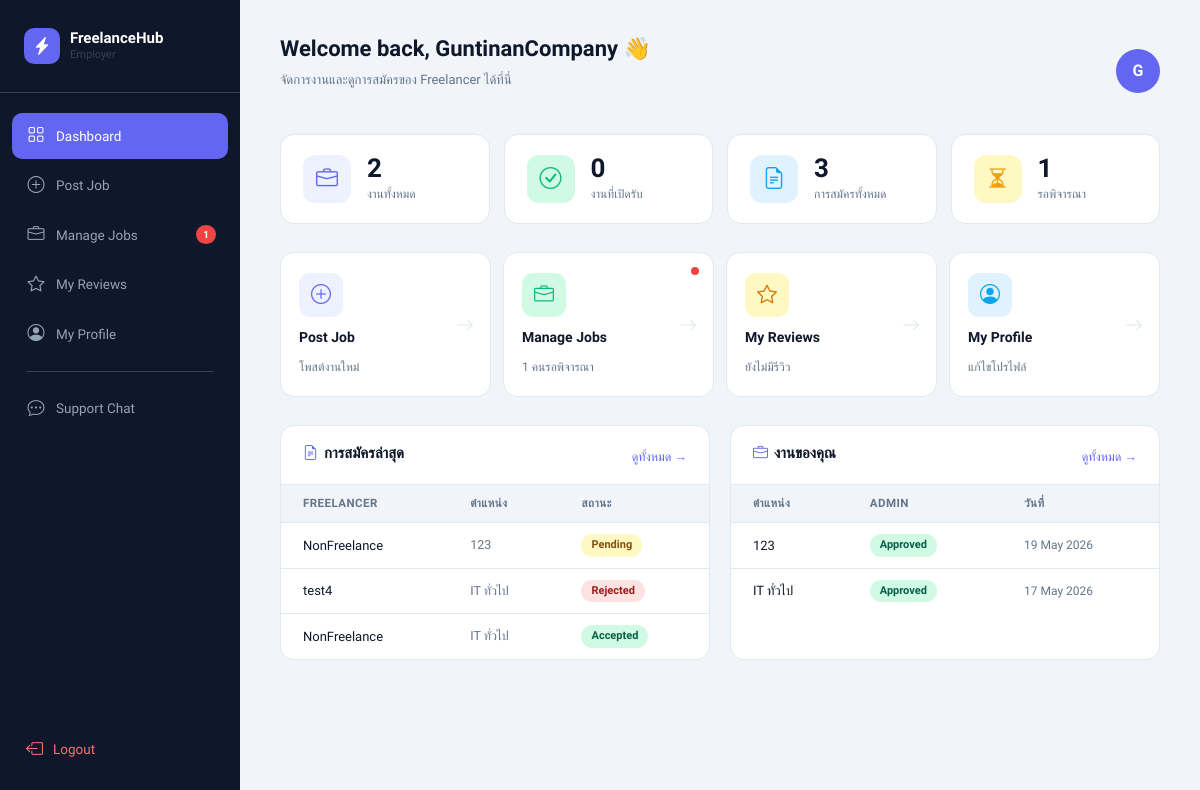
/employer_dashboard.php (signed in), run on an earlier commit of the app's database.
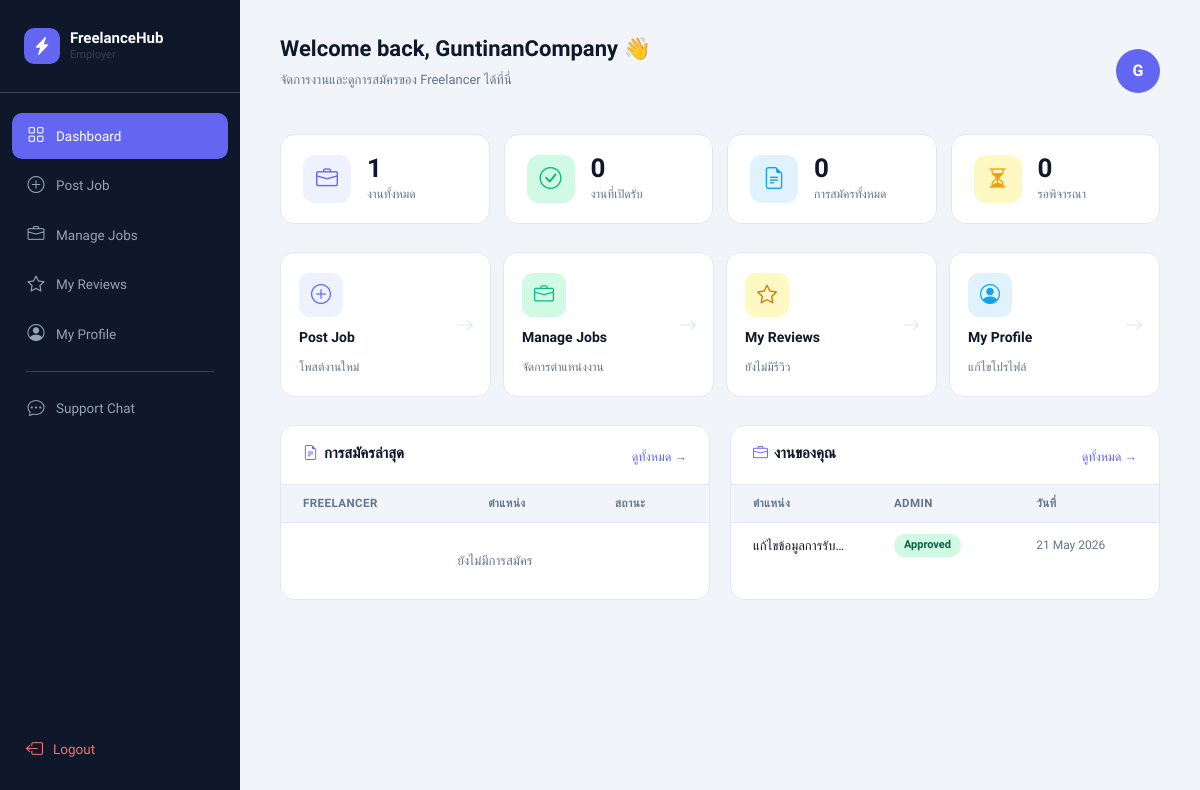
And on a later commit of the database.
### tables this page shows
CREATE TABLE `job_application` (
  `application_id` int(11) NOT NULL,
  `job_id` int(11) DEFAULT NULL,
  `freelancer_id` int(11) DEFAULT NULL,
  `apply_date` timestamp NOT NULL DEFAULT current_timestamp(),
  `status` varchar(50) DEFAULT 'pending'
);

CREATE TABLE `users` (
  `user_id` int(11) NOT NULL,
  `username` varchar(50) DEFAULT NULL,
  `email` varchar(100) DEFAULT NULL,
  `password` varchar(255) DEFAULT NULL,
  `fullname` varchar(100) DEFAULT NULL,
  `phone` varchar(20) DEFAULT NULL,
  `role` enum('admin','employer','freelancer') DEFAULT NULL,
  `created_at` timestamp NOT NULL DEFAULT current_timestamp(),
  `latitude` double DEFAULT NULL,
  `longitude` double DEFAULT NULL
);

CREATE TABLE `job` (
  `job_id` int(11) NOT NULL,
  `employer_id` int(11) NOT NULL,
  `title` varchar(255) NOT NULL,
  `description` text NOT NULL,
  `location` varchar(255) NOT NULL,
  `salary` decimal(10,2) DEFAULT 0.00,
  `latitude` double DEFAULT NULL,
  `longitude` double DEFAULT NULL,
  `deadline` datetime DEFAULT NULL,
  `status` enum('open','in_progress','completed','closed') DEFAULT 'open',
  `admin_status` enum('pending','approved','rejected') DEFAULT 'pending',
  `created_at` timestamp NOT NULL DEFAULT current_timestamp(),
  `category` varchar(100) DEFAULT NULL,
  `updated_at` timestamp NULL DEFAULT NULL
);

### employer_dashboard.php (the view, shortened to what the changed rows need)
<?php
include "config.php";
$user_id  = $_SESSION['user_id'];
$username = $_SESSION['username'];
$total_jobs   = mysqli_fetch_assoc(mysqli_query($conn,"SELECT COUNT(*) AS c FROM job WHERE employer_id='$user_id'"))['c'];
$total_apps   = mysqli_fetch_assoc(mysqli_query($conn,"
    SELECT COUNT(*) AS c FROM job_application ja
    JOIN job j ON j.job_id = ja.job_id
    WHERE j.employer_id='$user_id'
"))['c'];
$pending_apps = mysqli_fetch_assoc(mysqli_query($conn,"
    SELECT COUNT(*) AS c FROM job_application ja
    JOIN job j ON j.job_id = ja.job_id
    WHERE j.employer_id='$user_id' AND ja.status='pending'
"))['c'];
$recent_apps = mysqli_query($conn,"
    SELECT ja.status, ja.application_id, j.title, u.username AS freelancer
    FROM job_application ja
    JOIN job j ON j.job_id = ja.job_id
    JOIN users u ON u.user_id = ja.freelancer_id
    WHERE j.employer_id='$user_id'
    ORDER BY ja.application_id DESC
    LIMIT 5
");
$recent_jobs = mysqli_query($conn,"
    SELECT title, status, admin_status, created_at
    FROM job
    WHERE employer_id='$user_id'
    ORDER BY created_at DESC
    LIMIT 5
");
?>
<!DOCTYPE html>
<html lang="th">
<head>
<link href="https://cdn.jsdelivr.net/npm/bootstrap@5.3.0/dist/css/bootstrap.min.css" rel="stylesheet">
<link href="https://cdn.jsdelivr.net/npm/bootstrap-icons@1.11.0/font/bootstrap-icons.css" rel="stylesheet">
</head>
<body>
<aside class="sidebar">
  <nav class="sidebar-nav">
    <a href="employer_manage_jobs.php" class="nav-item">
      <i class="bi bi-briefcase"></i> Manage Jobs
      <?php if($pending_apps > 0): ?><span class="nav-badge"><?php echo $pending_apps; ?></span><?php endif; ?>
    </a>
  </nav>
</aside>
<main class="main">
  <div class="topbar">
    <div>
      <h2>Welcome back, <?php echo htmlspecialchars($username); ?> 👋</h2>
    </div>
  </div>
  <div class="stat-grid">
    <div class="stat-card">
      <div class="stat-info">
        <div class="value"><?php echo $total_jobs; ?></div>
        <div class="label">งานทั้งหมด</div>
      </div>
    </div>
    <div class="stat-card">
      <div class="stat-info">
        <div class="value"><?php echo $total_apps; ?></div>
        <div class="label">การสมัครทั้งหมด</div>
      </div>
    </div>
    <div class="stat-card">
      <div class="stat-info">
        <div class="value"><?php echo $pending_apps; ?></div>
        <div class="label">รอพิจารณา</div>
      </div>
    </div>
  </div>
  <div class="quick-grid">
    <a href="employer_manage_jobs.php" class="quick-card">
      <?php if($pending_apps > 0): ?><div class="pending-dot"></div><?php endif; ?>
      <div class="qc-icon si-green"><i class="bi bi-briefcase"></i></div>
      <div class="qc-title">Manage Jobs</div>
      <div class="qc-sub"><?php echo $pending_apps > 0 ? $pending_apps.' คนรอพิจารณา' : 'จัดการตำแหน่งงาน'; ?></div>
      <i class="bi bi-arrow-right qc-arrow"></i>
    </a>
  </div>
  <div class="two-col">
    <div class="table-card">
      <table class="mini-table">
        <thead>
          <tr><th>Freelancer</th><th>ตำแหน่ง</th><th>สถานะ</th></tr>
        </thead>
        <tbody>
        <?php
          $has = false;
          while($a = mysqli_fetch_assoc($recent_apps)):
            $has = true;
            $sc  = match(strtolower($a['status'])){ 'accepted'=>'sp-accepted','rejected'=>'sp-rejected',default=>'sp-pending' };
        ?>
          <tr>
            <td style="font-weight:500;"><?php echo htmlspecialchars($a['freelancer']); ?></td>
            <td style="color:var(--muted);font-size:12.5px;max-width:100px;overflow:hidden;text-overflow:ellipsis;white-space:nowrap;"><?php echo htmlspecialchars($a['title']); ?></td>
            <td><span class="status-pill <?php echo $sc; ?>"><?php echo ucfirst($a['status']); ?></span></td>
          </tr>
        <?php endwhile; ?>
        <?php if(!$has): ?>
          <tr><td colspan="3" class="empty-td">ยังไม่มีการสมัคร</td></tr>
        <?php endif; ?>
        </tbody>
      </table>
    </div>
    <div class="table-card">
      <table class="mini-table">
        <thead>
          <tr><th>ตำแหน่ง</th><th>Admin</th><th>วันที่</th></tr>
        </thead>
        <tbody>
        <?php
          while($j = mysqli_fetch_assoc($recent_jobs)):
            $sc2  = match(strtolower($j['admin_status'])){ 'approved'=>'sp-approved','rejected'=>'sp-rejected',default=>'sp-pending' };
        ?>
          <tr>
            <td style="font-weight:500;max-width:110px;overflow:hidden;text-overflow:ellipsis;white-space:nowrap;"><?php echo htmlspecialchars($j['title']); ?></td>
            <td><span class="status-pill <?php echo $sc2; ?>"><?php echo ucfirst($j['admin_status']); ?></span></td>
            <td style="color:var(--muted);font-size:12px;"><?php echo !empty($j['created_at']) ? date('d M Y',strtotime($j['created_at'])) : '—'; ?></td>
          </tr>
        <?php endwhile; ?>
        </tbody>
      </table>
    </div>
  </div>
</main>
</body>
</html>

What changed in the data, as far as the page shows it:
no longer on this page (row unchanged): job_application: users.username "NonFreelance", job.title "123", status "Pending"
no longer on this page (row unchanged): job_application: users.username "test4", job.title "IT ทั่วไป", status "Rejected"
no longer on this page (row unchanged): job_application: users.username "NonFreelance", job.title "IT ทั่วไป", status "Accepted"
removed job: title "123", admin_status "Approved", created_at "19 May 2026"
removed job: title "IT ทั่วไป", admin_status "Approved", created_at "17 May 2026"
added job: title "แก้ไขข้อมูลการรับ…", admin_status "Approved", created_at "21 May 2026"
Also different on the page:
$total_jobs: "2" → "1"
$total_apps: "3" → "0"
$pending_apps: "1" → "0"
$pending_apps: "1" → (not shown)
text no longer shown: "คนรอพิจารณา"
text now shown: "จัดการตำแหน่งงาน ยังไม่มีการสมัคร"
